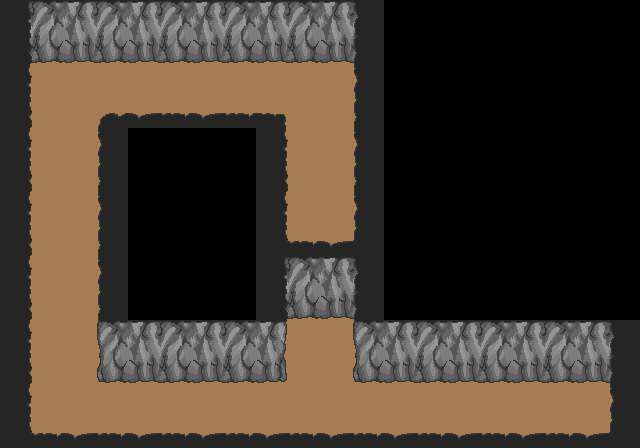

The image is a tile-based game level rendered from a .tmx file. Its description and source (layers, tilesets, objects; grid data summarised) follow:
An orthogonal 20x14 tile map with 32x32 px tiles, 2 tile layers (Tile Layer 1, Tile Layer 2) and 13 objects (3x 2, 2x 1, 2x 3, player, exit).

<map version="1.0" orientation="orthogonal" width="20" height="14" tilewidth="32" tileheight="32">
 <tileset firstgid="1" source="tileset.tsx" />
 <layer name="Tile Layer 1" width="20" height="14">
  <properties>
   <property name="background" value="true" />
  </properties>
  <data>[280 cells, 176 non-empty, 4 distinct tile ids]</data>
 </layer>
 <layer name="Tile Layer 2" width="20" height="14">
  <data>[280 cells, 118 non-empty, 22 distinct tile ids]</data>
 </layer>
 <objectgroup name="Collision" width="20" height="14" visible="0">
  <object x="32" y="0" width="320" height="64" />
  <object x="96" y="128" width="192" height="256" />
  <object x="288" y="256" width="64" height="64" />
  <object x="352" y="0" width="256" height="384" />
 </objectgroup>
 <objectgroup name="Lights" width="20" height="14">
  <object name="1" x="32" y="384" width="64" height="64" />
  <object name="2" x="288" y="320" width="64" height="64">
   <properties>
    <property name="enabled" value="false" />
    <property name="small" value="true" />
   </properties>
  </object>
  <object name="3" x="544" y="384" width="64" height="64" />
 </objectgroup>
 <objectgroup name="Switches" width="20" height="14" visible="0">
  <object name="2" x="288" y="192" width="64" height="64" />
  <object name="1" x="32" y="384" width="64" height="64" />
  <object name="2" x="32" y="384" width="64" height="64" />
  <object name="3" x="32" y="384" width="64" height="64" />
 </objectgroup>
 <objectgroup name="Spawn" width="20" height="14">
  <object name="player" x="32" y="64" width="64" height="64" />
  <object name="exit" x="544" y="384" width="64" height="64" />
 </objectgroup>
</map>
